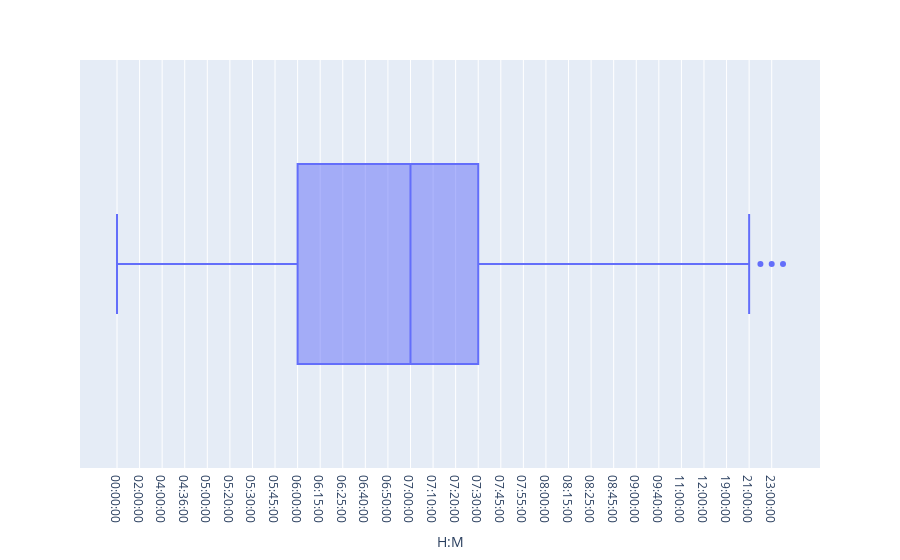

Notebook cell for this chart:
### Code cell
fig = px.box(times.sort_values(by='H:M'), x="H:M")
fig.show()

### Figure 1 — Plotly figure (JSON) as saved in the notebook; plotly's stock layout.template omitted (floating-point values rounded to 4 significant figures; data arrays with more than 128 entries replaced by an {"elided": "..."} marker saying what was removed)
{"data": [{"alignmentgroup": "True", "hovertemplate": "H:M=%{x}<extra></extra>", "legendgroup": "", "marker": {"color": "#636efa"}, "name": "", "notched": false, "offsetgroup": "", "orientation": "h", "showlegend": false, "type": "box", "x": {"elided": "649 str values"}, "x0": " ", "xaxis": "x", "y0": " ", "yaxis": "y"}], "layout": {"boxmode": "group", "legend": {"tracegroupgap": 0}, "margin": {"t": 60}, "xaxis": {"anchor": "y", "domain": [0, 1], "title": {"text": "H:M"}}, "yaxis": {"anchor": "x", "domain": [0, 1]}}}
